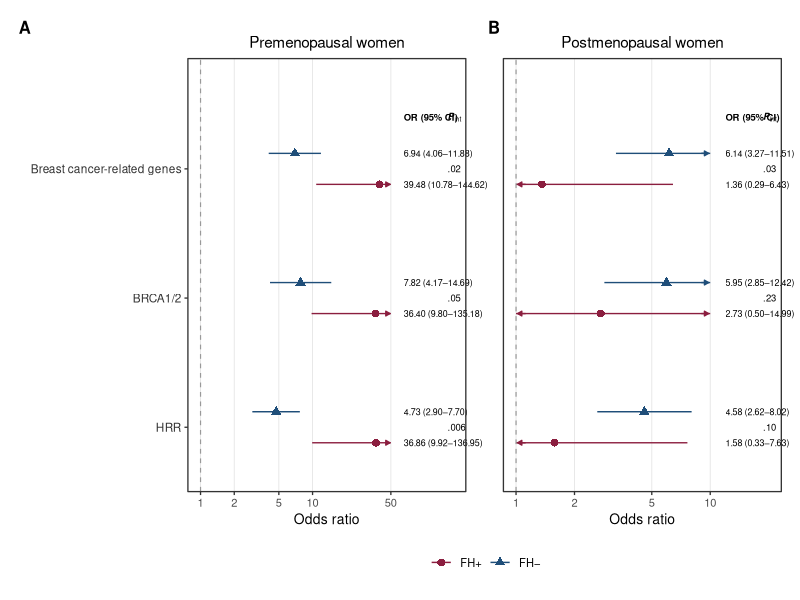
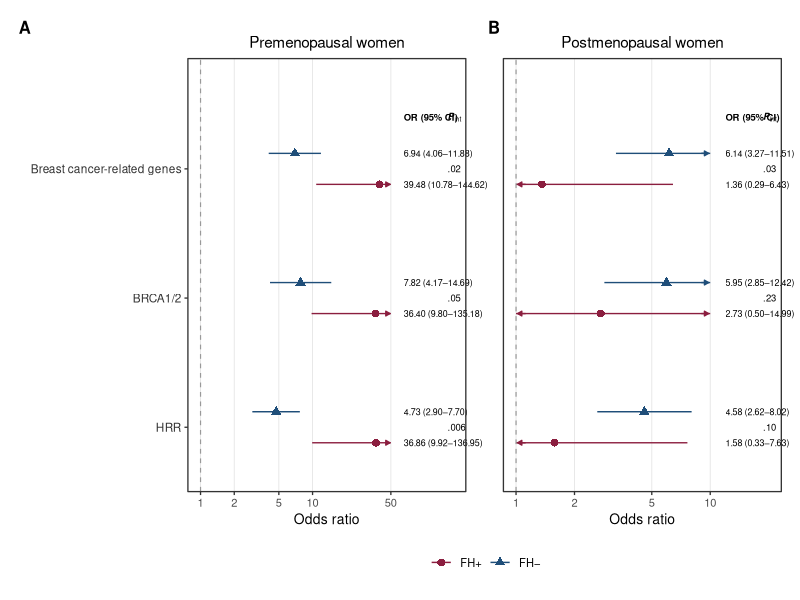

These charts were generated, in order, by the following R code:
library(ggplot2)
library(dplyr)
library(tidyr)
library(grid)
library(patchwork)

# Forest plot of precomputed adjusted estimates from the main analysis.
# This script draws the figure; it does not fit regression models.
# Breast cancer-related PGV forest plot
# Side-by-side: Premenopausal vs Postmenopausal
# Includes:
#   1. Breast cancer-related genes
#   2. BRCA1/2
#   3. HRR

df <- data.frame(
  Group = rep(
    c(
      "Breast cancer-related genes",
      "BRCA1/2",
      "HRR"
    ),
    each = 2
  ),
  
  Menopause = rep(
    c("Premenopausal", "Postmenopausal"),
    times = 3
  ),
  
  # PGV carriers with FH-
  FH_neg_OR = c(
    6.94, 6.14,  # BC-related genes
    7.82, 5.95,  # BRCA1/2
    4.73, 4.58   # HRR
  ),
  
  FH_neg_low = c(
    4.06, 3.27,
    4.17, 2.85,
    2.90, 2.62
  ),
  
  FH_neg_up = c(
    11.88, 11.51,
    14.69, 12.42,
    7.70, 8.02
  ),
  
  # PGV carriers with FH+
  FH_pos_OR = c(
    39.48, 1.36,  # BC-related genes
    36.40, 2.73,  # BRCA1/2
    36.86, 1.58   # HRR
  ),
  
  FH_pos_low = c(
    10.78, 0.29,
    9.80, 0.50,
    9.92, 0.33
  ),
  
  FH_pos_up = c(
    144.62, 6.43,
    135.18, 14.99,
    136.95, 7.63
  ),
  
  # FH x PGV interaction within each menopausal stratum
  p_int = c(
    0.020, 0.031,  # BC-related genes
    0.046, 0.230,  # BRCA1/2
    0.006, 0.097   # HRR
  ),
  
  # FH x PGV x menopausal status interaction
  p_3way = c(
    0.003, 0.003,  # BC-related genes
    0.048, 0.048,  # BRCA1/2
    0.005, 0.005   # HRR
  )
)

df <- df %>%
  mutate(
    Group = factor(
      Group,
      levels = rev(
        c(
          "Breast cancer-related genes",
          "BRCA1/2",
          "HRR"
        )
      )
    ),
    
    # JAMA Network P-value formatting
    p_label = case_when(
      p_int < 0.001 ~ "<.001",
      p_int < 0.01  ~ sub("^0", "", sprintf("%.3f", p_int)),
      p_int <= 0.99 ~ sub("^0", "", sprintf("%.2f", p_int)),
      TRUE          ~ ">.99"
    ),
    
    p_fontface = ifelse(
      p_int < 0.05,
      "bold",
      "plain"
    )
  )

df_long <- df %>%
  pivot_longer(
    cols = c(
      FH_neg_OR,
      FH_neg_low,
      FH_neg_up,
      FH_pos_OR,
      FH_pos_low,
      FH_pos_up
    ),
    names_to = c("FH", ".value"),
    names_pattern = "FH_(.*)_(.*)"
  ) %>%
  mutate(
    FH_label = ifelse(FH == "neg", "FH−", "FH+"),
    
    or_label = sprintf(
      "%.2f (%.2f–%.2f)",
      OR,
      low,
      up
    ),
    
    y_num = as.numeric(Group),
    
    y_plot = ifelse(
      FH_label == "FH+",
      y_num - 0.12,
      y_num + 0.12
    )
  )

plot_colors <- c(
  "FH+" = "#8B1E3F",
  "FH−" = "#1F4E79"
)

make_forest <- function(
    dat,
    dat_long,
    title,
    xmax,
    x_or_text,
    x_pint,
    x_axis_max,
    breaks
) {
  
  dat_long <- dat_long %>%
    mutate(
      low_plot = pmax(low, 1),
      up_plot = pmin(up, xmax),
      arrow_needed = up > xmax,
      left_arrow_needed = low < 1
    )
  
  ggplot() +
    
    geom_segment(
      data = dat_long,
      aes(
        x = low_plot,
        xend = up_plot,
        y = y_plot,
        yend = y_plot,
        color = FH_label
      ),
      linewidth = 0.48
    ) +
    
    geom_segment(
      data = dat_long %>% filter(arrow_needed),
      aes(
        x = xmax * 0.90,
        xend = xmax * 0.98,
        y = y_plot,
        yend = y_plot,
        color = FH_label
      ),
      arrow = arrow(
        length = unit(0.12, "cm"),
        type = "closed"
      ),
      linewidth = 0.48,
      show.legend = FALSE
    ) +
    
    geom_segment(
      data = dat_long %>% filter(left_arrow_needed),
      aes(
        x = 1.02,
        xend = 1.12,
        y = y_plot,
        yend = y_plot,
        color = FH_label
      ),
      arrow = arrow(
        length = unit(0.12, "cm"),
        type = "closed",
        ends = "first"
      ),
      linewidth = 0.48,
      show.legend = FALSE
    ) +
    
    geom_point(
      data = dat_long,
      aes(
        x = OR,
        y = y_plot,
        color = FH_label,
        shape = FH_label
      ),
      size = 2.3
    ) +
    
    geom_vline(
      xintercept = 1,
      linetype = "dashed",
      color = "gray60",
      linewidth = 0.4
    ) +
    
    geom_text(
      data = dat_long,
      aes(
        x = x_or_text,
        y = y_plot,
        label = or_label
      ),
      hjust = 0,
      size = 2.25,
      show.legend = FALSE
    ) +
    
    geom_text(
      data = dat,
      aes(
        x = x_pint,
        y = as.numeric(Group),
        label = p_label,
        fontface = "plain"
      ),
      hjust = 0,
      size = 2.4
    ) +
    
    annotate(
      "text",
      x = x_or_text,
      y = length(levels(df$Group)) + 0.40,
      label = "OR (95% CI)",
      hjust = 0,
      size = 2.4,
      fontface = "bold"
    ) +
    
    annotate(
      "text",
      x = x_pint,
      y = length(levels(df$Group)) + 0.40,
      label = expression(bolditalic(P)[int]),
      hjust = 0,
      size = 2.4
    ) +
    
    scale_x_log10(
      breaks = breaks
    ) +
    
    scale_y_continuous(
      breaks = seq_along(levels(df$Group)),
      labels = levels(df$Group),
      expand = expansion(mult = c(0.15, 0.18))
    ) +
    
    scale_color_manual(
      values = plot_colors
    ) +
    
    scale_shape_manual(
      values = c(
        "FH+" = 16,
        "FH−" = 17
      )
    ) +
    
    coord_cartesian(
      xlim = c(1, x_axis_max),
      clip = "off"
    ) +
    
    labs(
      title = title,
      x = "Odds ratio",
      y = NULL
    ) +
    
    theme_bw(base_size = 10) +
    
    theme(
      plot.title = element_text(
        size = 11,
        face = "plain",
        hjust = 0.5
      ),
      axis.text.y = element_text(
        size = 8.5,
        color = "gray20"
      ),
      axis.text.x = element_text(size = 8),
      axis.title.x = element_text(size = 10),
      legend.position = "bottom",
      legend.title = element_blank(),
      legend.text = element_text(size = 8),
      panel.grid.major.y = element_blank(),
      panel.grid.minor = element_blank(),
      panel.grid.major.x = element_line(
        color = "gray90",
        linewidth = 0.3
      ),
      plot.margin = margin(8, 8, 8, 8)
    )
}


# Premenopausal panel


df_pre <- df %>%
  filter(Menopause == "Premenopausal")

df_long_pre <- df_long %>%
  filter(Menopause == "Premenopausal")

p_pre <- make_forest(
  dat = df_pre,
  dat_long = df_long_pre,
  title = "Premenopausal women",
  xmax = 50,
  x_or_text = 65,
  x_pint = 160,
  x_axis_max = 180,
  breaks = c(1, 2, 5, 10, 50)
)


# Postmenopausal panel


df_post <- df %>%
  filter(Menopause == "Postmenopausal")

df_long_post <- df_long %>%
  filter(Menopause == "Postmenopausal")

p_post <- make_forest(
  dat = df_post,
  dat_long = df_long_post,
  title = "Postmenopausal women",
  xmax = 10,
  x_or_text = 12,
  x_pint = 18.7,
  x_axis_max = 20,
  breaks = c(1, 2, 5, 10)
)

# Remove duplicate y-axis labels from postmenopausal panel

p_post_clean <- p_post +
  theme(
    axis.text.y = element_blank(),
    axis.ticks.y = element_blank(),
    axis.title.y = element_blank()
  )


# Combine panels


breast_combined <- p_pre + p_post_clean +
  plot_layout(
    ncol = 2,
    guides = "collect"
  ) +
  plot_annotation(
    tag_levels = "A"
  ) &
  theme(
    legend.position = "bottom",
    plot.tag = element_text(
      face = "bold",
      size = 12
    )
  )

print(breast_combined)


# Save high-resolution TIFF


ggsave(
  filename = "forest_plot_breast_related_genes_BRCA_HRR.tiff",
  plot = breast_combined,
  width = 14.5,
  height = 5.2,
  units = "in",
  dpi = 600,
  compression = "lzw",
  bg = "white"
)
